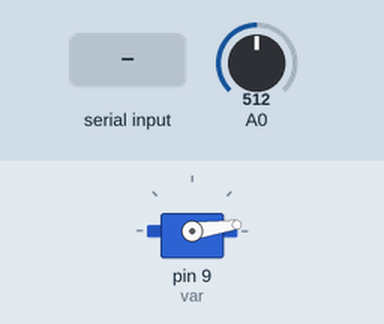
A sketch run on a simulated Arduino Uno, built with avr-gcc and run on an emulated ATmega328P. Shown: servo. Inputs (shaded band) come from the test bench; at power-on: A0 = 512. What the sketch prints to the serial monitor is not drawn.

Above: at 4.2 s.
4.3 s: byte 120 received over Serial
At 4.47 s:
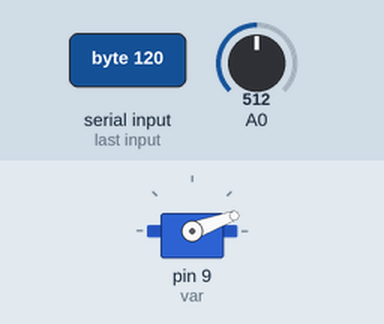
8.3 s: byte 30 received over Serial
11.3 s: byte 90 received over Serial
At 18.7 s:
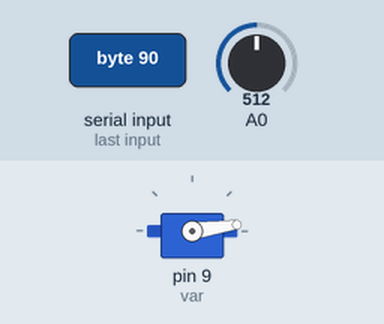
Timing chart, 0 to 19.0 s (numbered marks = the images above; inputs shaded):
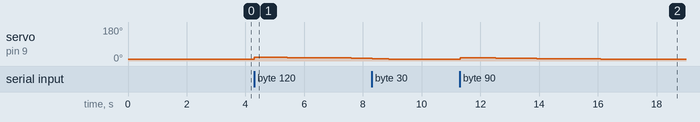

Measured:
- after the input at 4.3 s, servo on pin 9 (var): 8° → 20° at once, → 19° 0.35 s later, → 18° 0.77 s later, → 17° 0.70 s later, … (6 changes in this stretch)
- after the input at 11.3 s, servo on pin 9 (var): 8° → 17° at once, → 16° 0.42 s later, → 15° 0.77 s later, → 14° 0.70 s later, … (10 changes in this stretch)

The sketch:

control_variador_skywalker_regulador_2.ino
```cpp
#include <Servo.h>

Servo var;

int Outvar=0;
int OutvarM=0;
int InputM=0;
int Input = 0;


void setup()
{
Serial.begin(115200);
var.attach(9); //pin de arduino que inyectara la señal PWM al variador
var.writeMicroseconds(630);//se inicializa el variador, en caso de conectar arduino despues de tener ya alimentado el variador
delay(3000);//le damos un tiempo prudente para la inicializacion
}

void loop()
{
Input = analogRead(A0);//realizamos la lectura analogica en el pin A0
InputM=map(Input, 0, 1023, 0, 255);//convertimos la señal obtenida del CAD de 10 bits a una señal de 8 bits
Serial.write(InputM);//Enviamos la lecuta del potencimetro a Simulink.

//Leemos el puerto para obtener los datos que nos envia Simulink
 if(Serial.available()){
 Outvar = Serial.read();
  }

//convertimos la señal recibida de simulink que oscila entre 0 y 255, en la señal que nos interesa para controlar el motor.
OutvarM = map(Outvar, 0, 255, 630, 885);//el valor maximo que enviamos al motor es 885 porque es mas que suficiente para generar empuje en cualquier situacion
//pero podria alcanzar el valor 2000 donde se obtiene toda la potencia que desempeña el motor

var.writeMicroseconds(OutvarM);

//este If es para hacer un apagado suave del motor
 if(Serial.available()==0){
  if (Outvar>0){
 Outvar--;
 var.writeMicroseconds(OutvarM);
 delay(50);
   }
 }
 //Con este delay obtenemos un mejor desempeño.
delay(20);
}
```
